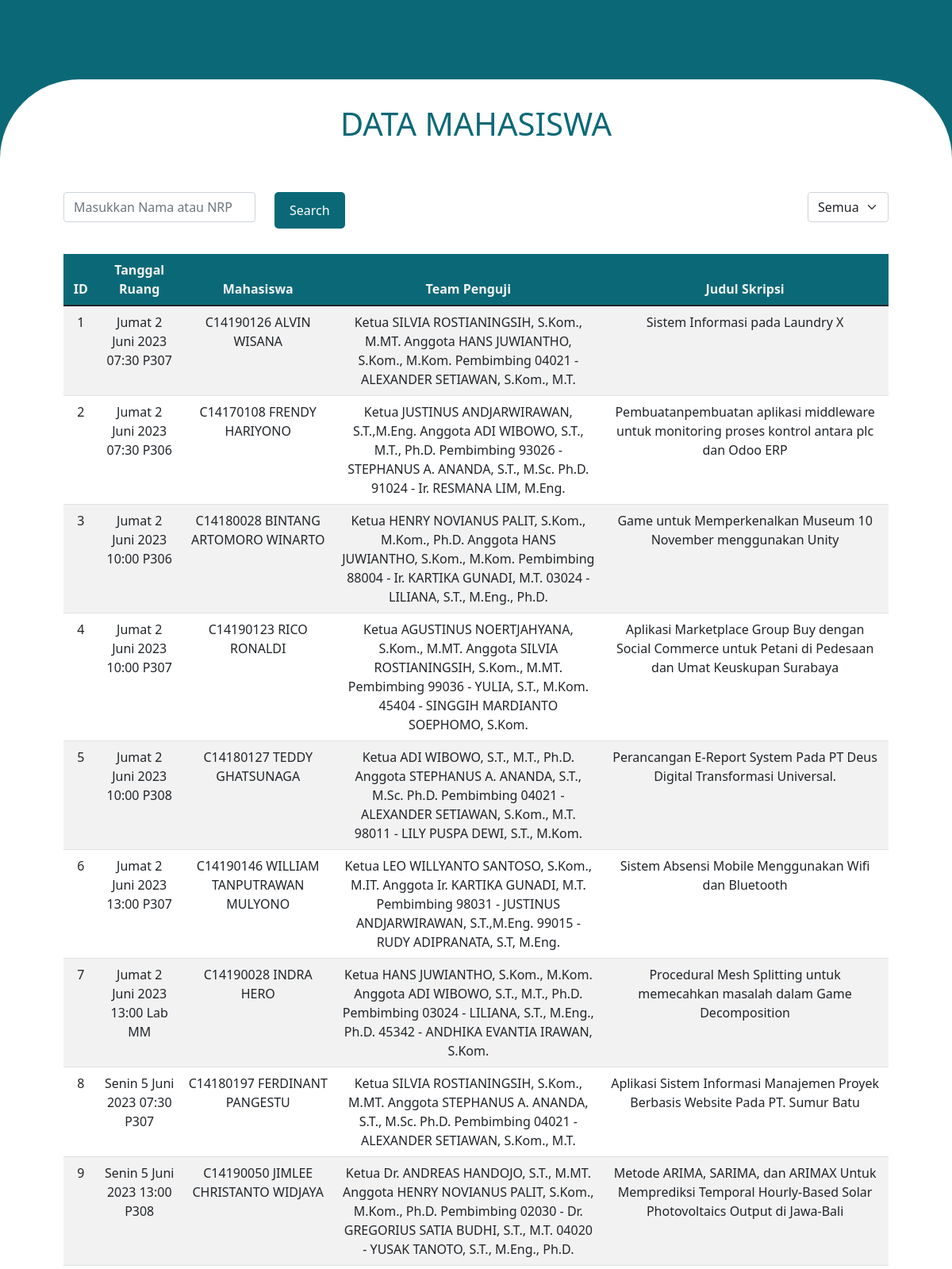
The page /dataMahasiswa.php (upper part) on the database its author committed.
### tables this page shows
CREATE TABLE `data_mahasiswa` (
  `id` int(10) NOT NULL,
  `tanggal_ruang` varchar(100) NOT NULL,
  `mahasiswa` varchar(200) NOT NULL,
  `team_penguji` varchar(200) NOT NULL,
  `judul_skripsi` varchar(200) NOT NULL,
  `ketua_penguji` varchar(100) NOT NULL,
  `anggota_penguji` varchar(200) NOT NULL,
  `pembimbing_1` varchar(200) NOT NULL,
  `pembimbing_2` varchar(200) NOT NULL
);

### config.php (called while the page is built, shortened)
<?php
$serverName = "localhost";
$username = "root";
$password = "";
$dbname = "manpro13";
$conn = mysqli_connect($serverName, $username, $password, $dbname);
$fetch = 'SELECT * FROM data_mahasiswa';
$stmt = mysqli_prepare($conn, $fetch);
mysqli_stmt_execute($stmt);
$result = mysqli_stmt_get_result($stmt);
?>

### dataMahasiswa.php (the view, shortened to what this page needs)
<?php
include 'config.php';
?>
<!DOCTYPE html>
<html lang="en">
<head>
    <link href="https://cdn.jsdelivr.net/npm/bootstrap@5.1.3/dist/css/bootstrap.min.css" rel="stylesheet">
</head>
<body style="background-color: #0B6977;">
    <div id="rectangle">
        <div class="container-lg">
            <div class="row">
                <div class="col-lg-12">
                    <div>
                        <h1 style="text-align: center; color: #0B6977">DATA MAHASISWA</h1>
                    </div>
                </div>
            </div>
        </div>
            <form action="" method="POST">
                <div class="row mt-4">
                    <div class="col-lg-3">
                        <div class="input-group mb-3" style="margin-top: 30px;">
                            <input type="text" name="keyword" id="keyword" class="form-control" placeholder="Masukkan Nama atau NRP">
                        </div>
                    </div>
                    <div class="col-lg-3">
                        <button type="submit" class="btn btn-outline-ocean" style="margin-top: 30px;">Search</button>
                    </div>
                    <div class="col-lg-6">
                        <div style="float: right;">
                        <select class="form-select" name="periode" id="periode" class="Default select example" style="margin-top: 30px;">
                            <option selected value="Semua">Semua</option>
                        </select>
                        </div>
                    </div>
                </div>
            </form>
            <div class="row mt-4">
                <div class="col-lg-12">
                    <div id="searchResult">
                        <table class="mx-auto table table-striped">
                            <thead style="background-color:#0B6977; color: whitesmoke; text-align: center;">
                                <tr>
                                    <th>ID</th>
                                    <th>Tanggal Ruang</th>
                                    <th>Mahasiswa</th>
                                    <th>Team Penguji</th>
                                    <th>Judul Skripsi</th>
                                </tr>
                            </thead>
                            <tbody style="text-align: center;">
                                <?php if (mysqli_num_rows($result) > 0): ?>
                                    <?php while($row = mysqli_fetch_assoc($result)): ?>
                                    <tr>
                                        <td><?php echo $row['id'];?></td>
                                        <td><?php echo $row['tanggal_ruang'];?></td>
                                        <td><?php echo $row['mahasiswa'];?></td>
                                        <td><?php echo $row['team_penguji'];?></td>
                                        <td><?php echo $row['judul_skripsi'];?></td>
                                    </tr>
                                    <?php endwhile ?>
                                <?php else: ?>
                                    <tr>
                                        <td colspan="9"><h4 style="color: #0B6977;">Tidak ada data.</h4></td>
                                    </tr>
                                <?php endif ?>
                            </tbody>
                        </table>
                    </div>
                </div>
            </div>
</body>
</html>

### dataMahasiswa.php (style rules this page uses)
#rectangle { width: 100%; height: 100%; flex-shrink: 0; border-radius: 6.25rem 6.25rem 0rem 0rem; background: white; margin-top:100px; margin-bottom: 0px; padding-left: 5rem; padding-right: 5rem; padding-top: 2rem; padding-bottom: 2rem; }
.btn { display: inline-block; font-weight: 400; text-align: center; white-space: nowrap; vertical-align: middle; user-select: none; border: 1px solid transparent; padding: 0.375rem 0.75rem; font-size: 1rem; line-height: 1.5; border-radius: 0.25rem; transition: color 0.15s ease-in-out, background-color 0.15s ease-in-out, border-color 0.15s ease-in-out, box-shadow 0.15s ease-in-out; }
.btn.btn-outline-ocean { color: #fff; background-color: #0B6977; border: 3px solid #0B6977; padding: 8px 16px; font-weight: 500; border-radius: 5px; text-decoration: none; display: inline-block; font-size: 16px; text-align: center; cursor: pointer; transition: background-color 0.3s, color 0.3s, border-color 0.3s; }

### rows shown on the page
data_mahasiswa: id "1", tanggal_ruang "Jumat 2 Juni 2023 07:30 P307", mahasiswa "C14190126 ALVIN WISANA", team_penguji "Ketua SILVIA ROSTIANINGSIH, S.Kom., M.MT. Anggota HANS JUWIANTHO, S.Kom., M.Kom. Pembimbing 04021 - ALEXANDER SETIAWAN, S.Kom., M.T.", judul_skripsi "Sistem Informasi pada Laundry X"
data_mahasiswa: id "2", tanggal_ruang "Jumat 2 Juni 2023 07:30 P306", mahasiswa "C14170108 FRENDY HARIYONO", team_penguji "Ketua JUSTINUS ANDJARWIRAWAN, S.T.,M.Eng. Anggota ADI WIBOWO, S.T., M.T., Ph.D. Pembimbing 93026 - STEPHANUS A. ANANDA, S.T., M.Sc. Ph.D. 91024 - Ir. RESMANA LIM, M.Eng.", judul_skripsi "Pembuatanpembuatan aplikasi middleware untuk monitoring proses kontrol antara plc dan Odoo ERP"
data_mahasiswa: id "3", tanggal_ruang "Jumat 2 Juni 2023 10:00 P306", mahasiswa "C14180028 BINTANG ARTOMORO WINARTO", team_penguji "Ketua HENRY NOVIANUS PALIT, S.Kom., M.Kom., Ph.D. Anggota HANS JUWIANTHO, S.Kom., M.Kom. Pembimbing 88004 - Ir. KARTIKA GUNADI, M.T. 03024 - LILIANA, S.T., M.Eng., Ph.D.", judul_skripsi "Game untuk Memperkenalkan Museum 10 November menggunakan Unity"
data_mahasiswa: id "4", tanggal_ruang "Jumat 2 Juni 2023 10:00 P307", mahasiswa "C14190123 RICO RONALDI", team_penguji "Ketua AGUSTINUS NOERTJAHYANA, S.Kom., M.MT. Anggota SILVIA ROSTIANINGSIH, S.Kom., M.MT. Pembimbing 99036 - YULIA, S.T., M.Kom. 45404 - SINGGIH MARDIANTO SOEPHOMO, S.Kom.", judul_skripsi "Aplikasi Marketplace Group Buy dengan Social Commerce untuk Petani di Pedesaan dan Umat Keuskupan Surabaya"
data_mahasiswa: id "5", tanggal_ruang "Jumat 2 Juni 2023 10:00 P308", mahasiswa "C14180127 TEDDY GHATSUNAGA", team_penguji "Ketua ADI WIBOWO, S.T., M.T., Ph.D. Anggota STEPHANUS A. ANANDA, S.T., M.Sc. Ph.D. Pembimbing 04021 - ALEXANDER SETIAWAN, S.Kom., M.T. 98011 - LILY PUSPA DEWI, S.T., M.Kom.", judul_skripsi "Perancangan E-Report System Pada PT Deus Digital Transformasi Universal."
data_mahasiswa: id "6", tanggal_ruang "Jumat 2 Juni 2023 13:00 P307", mahasiswa "C14190146 WILLIAM TANPUTRAWAN MULYONO", team_penguji "Ketua LEO WILLYANTO SANTOSO, S.Kom., M.IT. Anggota Ir. KARTIKA GUNADI, M.T. Pembimbing 98031 - JUSTINUS ANDJARWIRAWAN, S.T.,M.Eng. 99015 - RUDY ADIPRANATA, S.T, M.Eng.", judul_skripsi "Sistem Absensi Mobile Menggunakan Wifi dan Bluetooth"
data_mahasiswa: id "7", tanggal_ruang "Jumat 2 Juni 2023 13:00 Lab MM", mahasiswa "C14190028 INDRA HERO", team_penguji "Ketua HANS JUWIANTHO, S.Kom., M.Kom. Anggota ADI WIBOWO, S.T., M.T., Ph.D. Pembimbing 03024 - LILIANA, S.T., M.Eng., Ph.D. 45342 - ANDHIKA EVANTIA IRAWAN, S.Kom.", judul_skripsi "Procedural Mesh Splitting untuk memecahkan masalah dalam Game Decomposition"
data_mahasiswa: id "8", tanggal_ruang "Senin 5 Juni 2023 07:30 P307", mahasiswa "C14180197 FERDINANT PANGESTU", team_penguji "Ketua SILVIA ROSTIANINGSIH, S.Kom., M.MT. Anggota STEPHANUS A. ANANDA, S.T., M.Sc. Ph.D. Pembimbing 04021 - ALEXANDER SETIAWAN, S.Kom., M.T.", judul_skripsi "Aplikasi Sistem Informasi Manajemen Proyek Berbasis Website Pada PT. Sumur Batu"
data_mahasiswa: id "9", tanggal_ruang "Senin 5 Juni 2023 13:00 P308", mahasiswa "C14190050 JIMLEE CHRISTANTO WIDJAYA", team_penguji "Ketua Dr. ANDREAS HANDOJO, S.T., M.MT. Anggota HENRY NOVIANUS PALIT, S.Kom., M.Kom., Ph.D. Pembimbing 02030 - Dr. GREGORIUS SATIA BUDHI, S.T., M.T. 04020 - YUSAK TANOTO, S.T., M.Eng., Ph.D.", judul_skripsi "Metode ARIMA, SARIMA, dan ARIMAX Untuk Memprediksi Temporal Hourly-Based Solar Photovoltaics Output di Jawa-Bali"
